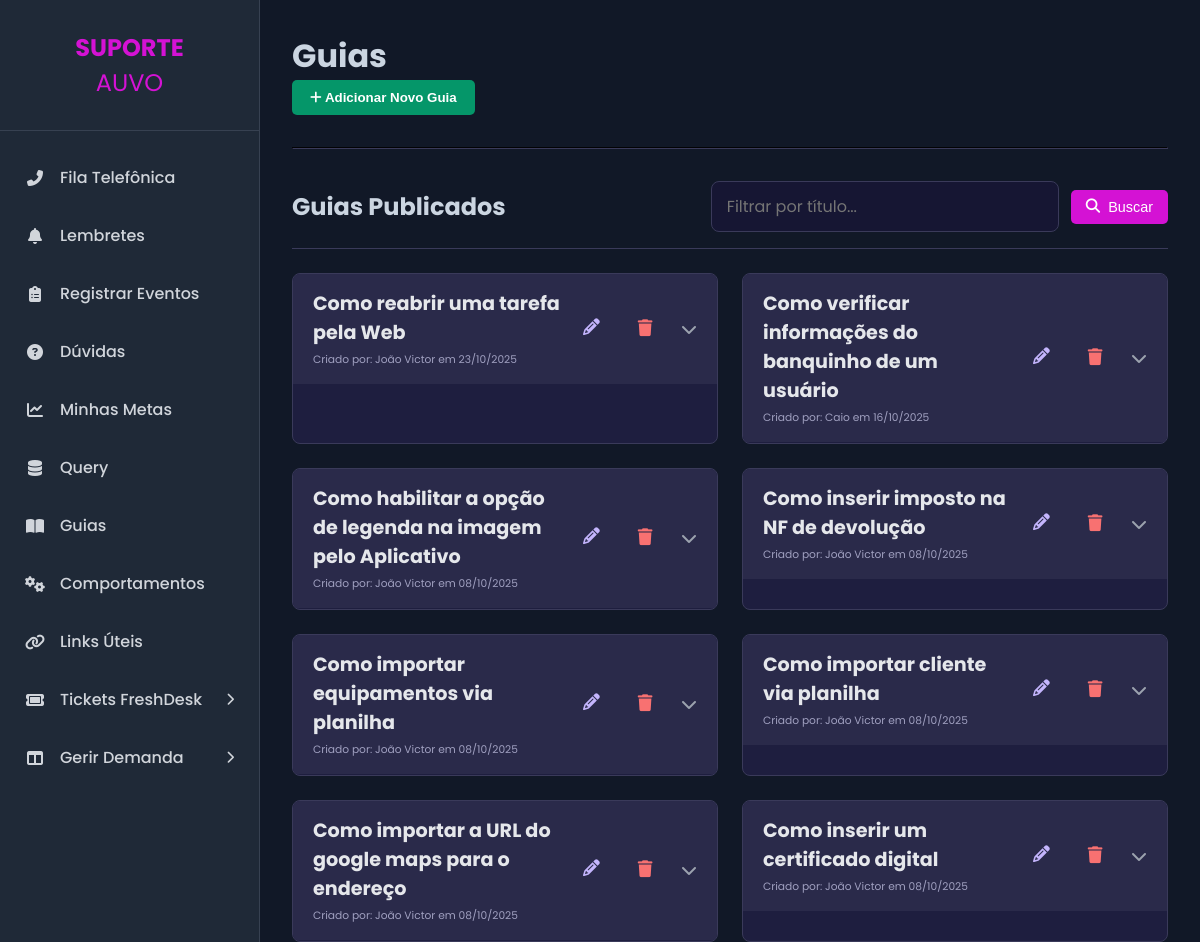
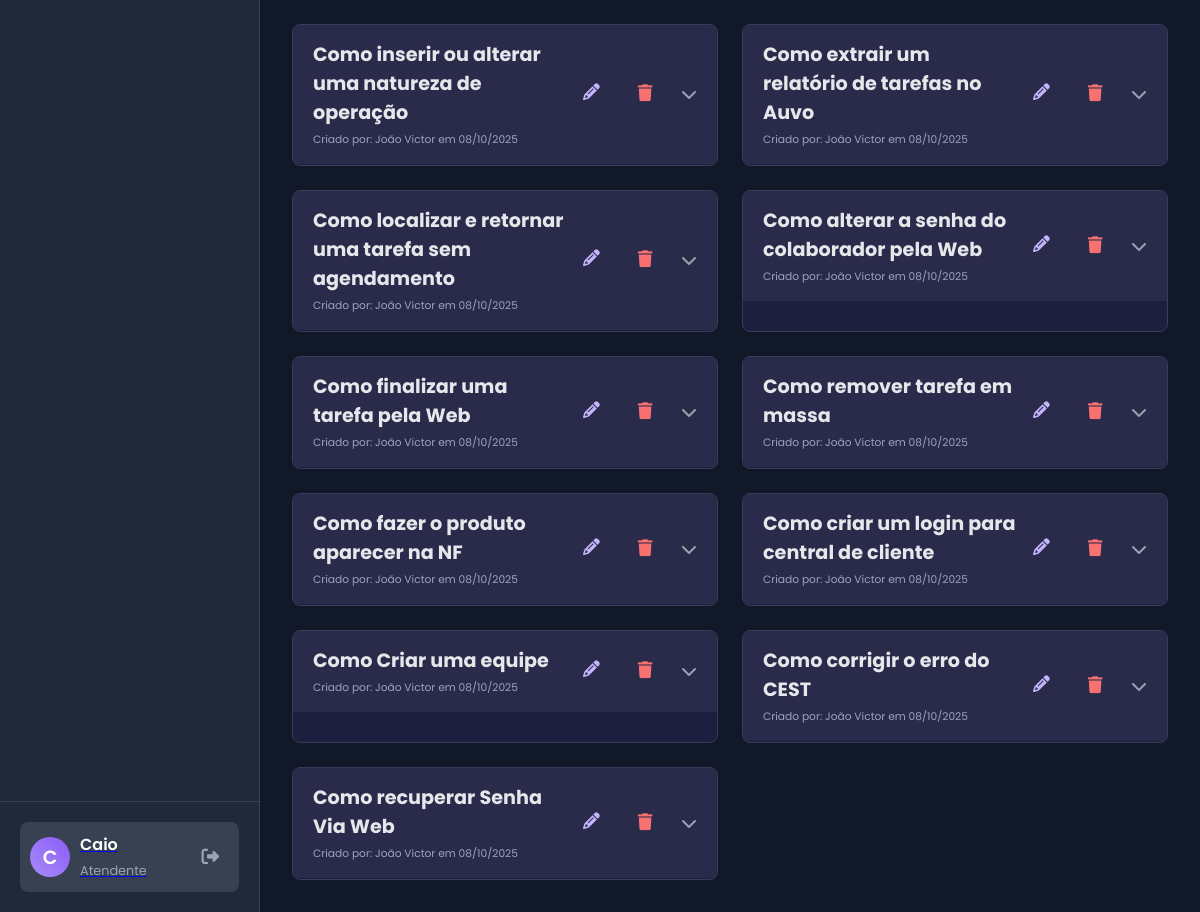
The page /guias (signed in) on the database its author committed (2 pictures, top to bottom).
### app.py (models this page shows, shortened)
class User(db.Model, UserMixin):
    id = db.Column(db.Integer, primary_key=True)
    name = db.Column(db.String(150), nullable=False)
    username = db.Column(db.String(80), unique=True, nullable=False)
    email = db.Column(db.String(120), unique=True, nullable=False)
    password_hash = db.Column(db.String(128), nullable=False)
    discord_id = db.Column(db.String(50), nullable=True, unique=True)
    is_admin = db.Column(db.Boolean, nullable=False, default=False)
    manager_id = db.Column(db.Integer, db.ForeignKey('user.id'), nullable=True) # <<< ADICIONADO AQUI
    lunch_start = db.Column(db.Time, nullable=True)
    lunch_end = db.Column(db.Time, nullable=True)
    ramal = db.Column(db.String(10), nullable=True)

class Guia(db.Model):
    id = db.Column(db.Integer, primary_key=True)
    titulo = db.Column(db.String(200), nullable=False)
    conteudo = db.Column(db.Text, nullable=False)
    created_at = db.Column(db.DateTime, default=datetime.utcnow)
    author_id = db.Column(db.Integer, db.ForeignKey('user.id'), nullable=False)
    author = db.relationship('User')

### app.py (the view, shortened to what this page needs)
@app.route('/guias', methods=['GET', 'POST'])
@login_required
def listar_guias():
    form = GuiaForm()
    query = request.args.get('q', '')
    if query:
        guias = Guia.query.filter(Guia.titulo.ilike(f'%{query}%')).order_by(Guia.created_at.desc()).all()
    else:
        guias = Guia.query.order_by(Guia.created_at.desc()).all()
    return render_template('guias.html', title="Guias", guias=guias, query=query, form=form)

### app.py
class GuiaForm(FlaskForm):
    titulo = StringField('Descrição / Título', validators=[DataRequired(), Length(max=200)])
    conteudo = TextAreaField('Passo a Passo', validators=[DataRequired()])
    submit = SubmitField('Salvar Guia')

### app.py (called while the page is built)
@app.context_processor
def inject_now():
    return {'now': datetime.utcnow()}

@login_manager.user_loader
def load_user(user_id):
    return User.query.get(int(user_id))

@app.template_filter('render_markdown') # Nome do filtro que usaremos no HTML
def render_markdown(text):
    if text: # Verifica se o texto não é None ou vazio
        return Markup(markdown.markdown(text, extensions=['fenced_code', 'tables']))
    return '' # Retorna string vazia se o input for None/vazio

### templates/guias.html (shortened to what this page needs)
{% extends "base.html" %}
{% block head_extra %}
<link rel="stylesheet" href="https://cdnjs.cloudflare.com/ajax/libs/font-awesome/6.2.0/css/all.min.css">
{% endblock %}
{% block content %}
<div class="page-container">
    <div class="page-header">
        <h1>{{ title }}</h1>
    </div>
    <div class="toggle-form-container">
        <button id="toggle-guia-form" class="action-btn resolve-btn">
            <i class="fa-solid fa-plus"></i> Adicionar Novo Guia
        </button>
    </div>
    <hr style="border-color: #3a3a5a; margin: 2rem 0;">
    <div class="history-header">
        <h2>Guias Publicados</h2>
        <form method="GET" action="{{ url_for('listar_guias') }}" class="filter-form">
            <div class="filter-group">
                <input type="search" name="q" class="form-control" placeholder="Filtrar por título..." value="{{ query or '' }}">
            </div>
            <div class="filter-group">
                <button type="submit" class="btn-search"><i class="fa-solid fa-search"></i> Buscar</button>
            </div>
        </form>
    </div>
   <div class="guias-grid" style="margin-top: 1.5rem;">
    {% for guia in guias %}
    <div class="guia-card">
            <div class="guia-header">
                <div class="guia-header-info">
                    <h3>{{ guia.titulo }}</h3>
                    <div class="guia-meta">
                        <small>Criado por: {{ guia.author.name if guia.author else 'Desconhecido' }} em {{ guia.created_at.strftime('%d/%m/%Y') }}</small>
                    </div>
                </div>
                <div class="guia-header-actions">
                    <a href="{{ url_for('editar_guia', guia_id=guia.id) }}" class="guia-action-icon edit-icon" title="Editar Guia">
                        <i class="fa-solid fa-pencil"></i>
                    </a>
                    <form method="POST" action="{{ url_for('deletar_guia', guia_id=guia.id) }}" onsubmit="return confirm('Tem certeza que deseja apagar este guia?');" class="guia-action-form">
                        <button type="submit" class="guia-action-icon delete-icon" title="Apagar Guia">
                            <i class="fa-solid fa-trash"></i>
                        </button>
                    </form>
                    <i class="fa-solid fa-chevron-down expand-icon"></i>
                </div>
            </div>
            <div class="guia-body">
            </div>
    </div>
    {% else %}
    <p>Nenhum guia encontrado.</p>
    {% endfor %}
</div>
</div>
{% endblock %}

### templates/base.html (shortened to what this page needs)
<!DOCTYPE html>
<html lang="pt-br">
<head>
    <link rel="stylesheet" href="{{ url_for('static', filename='css/style.css') }}">
    <link rel="stylesheet" href="https://cdnjs.cloudflare.com/ajax/libs/font-awesome/6.2.0/css/all.min.css">
    {% block head_extra %}{% endblock %} </head>
<body>
    <div class="main-container">
        <nav class="sidebar">
            <div class="sidebar-header">
                <h1 style="color: #d412d4ff">SUPORTE</h1><span style="color: #d412d4ff; font-size: 1.5em;">AUVO</span>
            </div>
            <ul class="menu">
                <li class="menu-item">
                    <a href="{{ url_for('fila_telefonica') }}">
                        <i class="fa-solid fa-phone-alt menu-icon"></i>
                        <span>Fila Telefônica</span>
                    </a>
                </li>
                <li class="menu-item">
                    <a href="{{ url_for('list_reminders') }}">
                        <i class="fa-solid fa-bell menu-icon"></i>
                        <span>Lembretes</span>
                    </a>
                </li>
                <li class="menu-item">
                   <a href="{{ url_for('listar_eventos') }}">
                       <i class="fa-solid fa-clipboard-list menu-icon"></i>
                       <span>Registrar Eventos</span>
                   </a>
               </li>
                <li class="menu-item">
                   <a href="{{ url_for('listar_duvidas') }}">
                       <i class="fa-solid fa-question-circle menu-icon"></i>
                       <span>Dúvidas</span>
                   </a>
               </li>
              <li class="menu-item">
                    <a href="{{ url_for('minhas_metas') }}">
                        <i class="fa-solid fa-chart-line menu-icon"></i>
                        <span>Minhas Metas</span>
                    </a>
                </li>
                <li class="menu-item">
                       <a class="nav-link" href="{{ url_for('list_queries') }}">
                            <i class="fa-solid fa-database menu-icon"></i>
                            <span>Query</span>
                       </a>
                </li>
               <li class="menu-item">
                   <a href="{{ url_for('listar_guias') }}">
                       <i class="fa-solid fa-book-open menu-icon"></i>
                       <span>Guias</span>
                   </a>
               </li>
               <li class="menu-item">
                   <a href="{{ url_for('listar_comportamentos') }}">
                       <i class="fa-solid fa-cogs menu-icon"></i>
                       <span>Comportamentos</span>
                   </a>
               </li>
               <li class="menu-item">
                   <a href="{{ url_for('links_uteis') }}">
                       <i class="fa-solid fa-link menu-icon"></i>
                       <span>Links Úteis</span>
                   </a>
               </li>
                <li class="menu-item has-submenu" id="tickets-menu">
                    <a href="#">
                        <i class="fa-solid fa-ticket menu-icon"></i>
                        <span>Tickets FreshDesk</span>
                    </a>
                </li>
             <li class="menu-item has-submenu" id="demanda-menu">
                    <a href="#">
                        <i class="fa-solid fa-table-columns menu-icon"></i>
                        <span>Gerir Demanda </span>
                    </a>
                </li>
            </ul>
           <div class="sidebar-footer">
                {% if current_user.is_authenticated %}
                <div class="user-profile">
                    <div class="user-avatar">
                         {% if current_user.avatar_filename %}
                            <img src="{{ url_for('static', filename='uploads/avatars/' + current_user.avatar_filename) }}" alt="Avatar">
                        {% else %}
                            {{ current_user.name[0] }}
                        {% endif %}
                    </div>
                    <a href="{{ url_for('profile') }}" class="user-profile-link" title="Editar Perfil">
                        <div class="user-info">
                            <span class="user-name">{{ current_user.name }}</span>
                            <span class="user-role">Atendente</span>
                        </div>
                    </a>
                    <a href="{{ url_for('logout') }}" class="logout-icon" title="Sair">
                        <i class="fa-solid fa-right-from-bracket"></i>
                    </a>
                </div>
                {% endif %}
            </div>
        </nav>
        <main class="content">
            {% block content %}{% endblock %}
        </main>
    </div>
</body>
</html>

### rows shown on the page
User: name "C", name "Caio"
Guia: titulo "Como reabrir uma tarefa pela Web", author "João Victor", created_at "23/10/2025"
Guia: titulo "Como verificar informações do banquinho de um usuário", author "Caio", created_at "16/10/2025"
Guia: titulo "Como habilitar a opção de legenda na imagem pelo Aplicativo", author "João Victor", created_at "08/10/2025"
Guia: titulo "Como inserir imposto na NF de devolução", author "João Victor", created_at "08/10/2025"
Guia: titulo "Como importar equipamentos via planilha", author "João Victor", created_at "08/10/2025"
Guia: titulo "Como importar cliente via planilha", author "João Victor", created_at "08/10/2025"
Guia: titulo "Como importar a URL do google maps para o endereço", author "João Victor", created_at "08/10/2025"
Guia: titulo "Como inserir um certificado digital", author "João Victor", created_at "08/10/2025"
Guia: titulo "Como inserir ou alterar uma natureza de operação", author "João Victor", created_at "08/10/2025"
Guia: titulo "Como extrair um relatório de tarefas no Auvo", author "João Victor", created_at "08/10/2025"
Guia: titulo "Como localizar e retornar uma tarefa sem agendamento", author "João Victor", created_at "08/10/2025"
Guia: titulo "Como alterar a senha do colaborador pela Web", author "João Victor", created_at "08/10/2025"
Guia: titulo "Como finalizar uma tarefa pela Web", author "João Victor", created_at "08/10/2025"
Guia: titulo "Como remover tarefa em massa", author "João Victor", created_at "08/10/2025"
Guia: titulo "Como fazer o produto aparecer na NF", author "João Victor", created_at "08/10/2025"
Guia: titulo "Como criar um login para central de cliente", author "João Victor", created_at "08/10/2025"
Guia: titulo "Como Criar uma equipe", author "João Victor", created_at "08/10/2025"
Guia: titulo "Como corrigir o erro do CEST", author "João Victor", created_at "08/10/2025"
Guia: titulo "Como recuperar Senha Via Web", author "João Victor", created_at "08/10/2025"

### other values the page prints
{{ title }} "Guias"
